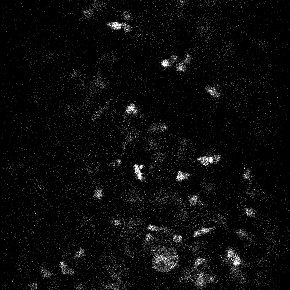
#> input picture Dutke/demerdetoiantoine/img2/FDG82336_2021122_TMS_940nm_D7_controlSTIMO-2_stim1Hz.czi - C=10000.jpg, 290 x 290 px, found by its file name
$ jupyter execute --allow-errors image_yolo.ipynb   (shell and % lines are left out)
#> lines starting #> are read from the running program, lines starting #| are printed output that depends on the picture
# Config

[cell 1]
from google.colab import drive
#> (the rest of this cell did not finish here and is left out)

[cell 2]
import numpy as np
import cv2
from google.colab.patches import cv2_imshow
from os import listdir
from os.path import isfile, join
import glob

[cell 3]
ROOT_COLAB = '/content/drive/MyDrive/Colab Notebooks/cell_detection_AI/darknet'
YOLO_CONFIG = ROOT_COLAB + '/doc_data/'
COCO_LABELS_FILE = YOLO_CONFIG + 'document.names' # a file with the label the AI has to evaluate
YOLO_CONFIG_FILE = YOLO_CONFIG + 'yolov4_custom.cfg' # a config file for the darknet network
YOLO_WEIGHTS_FILE = YOLO_CONFIG + 'yolov4_custom_best.weights' # the weights file obtained after the training of the AI
LABELS_FROM_FILE = False
TEST_DIRECTORY = 'test/' # the directory for the videos used for A.I. testing after training

VIDEO_DIRECTORY = 'video_test' # the directory with the frames of the video (in a jpg or png format) you need to evaluate

IMAGE_FILE = 'FDG82336_2021122_TMS_940nm_D7_controlSTIMO-2_stim1Hz.czi - C=10000' # the name of the frame you want to evaluate
EXTENSION = '.jpg' # the extension of the frame format (either .jpg or .png)

IMAGE = cv2.imread(YOLO_CONFIG + TEST_DIRECTORY + IMAGE_FILE + EXTENSION)
#> IMAGE is the input picture: shape (290, 290, 3); min 0, max 255, mean 11.1
CONFIDENCE_MIN = 0.5

# IMAGE

# Resize de l'image

[cell 4]
# Little function to resize in keeping the format ratio
# Cf. https://stackoverflow.com/questions/35180764/opencv-python-image-too-big-to-display
def ResizeWithAspectRatio(image, width=None, height=None, inter=cv2.INTER_AREA):
#> called with width = 700, inter = 3
    dim = None
    image = image.copy()
    (h, w) = image.shape[:2]
#> h = 290; w = 290
    if width is None and height is None:
        return image
    if width is None:
        r = height / float(h)
        dim = (int(w * r), height)
    else:
        r = width / float(w)
#> r = 2.41
        dim = (width, int(h * r))
#> dim = (700, 700)
    return cv2.resize(image, dim, interpolation=inter)
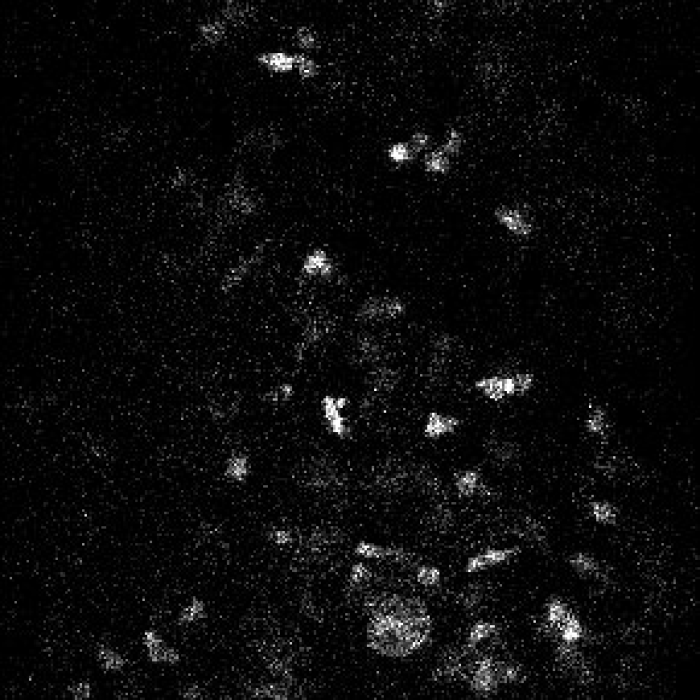
#> returned value: shape (700, 700, 3); min 0, max 255, mean 11.1

cv2_imshow(ResizeWithAspectRatio(IMAGE, width=700))

# Prepare YOLO

[cell 5]
(H, W) = IMAGE.shape[:2]
#> H = 290; W = 290
(H, W)
#> Out = (290, 290)

[cell 6]
with open(COCO_LABELS_FILE, 'rt') as f:
#> (reads doc_data/document.names from the repository)
    labels = f.read().rstrip('\n').split('\n')
len(labels)

[cell 7]
np.random.seed(45)
BOX_COLORS = np.random.randint(0, 255, size=(len(labels), 3), dtype="uint8")

#> (a cell that did not finish here is left out)

#> (a cell that did not finish here is left out)

[cell 10]
blobimage = cv2.dnn.blobFromImage(IMAGE, 1 / 255.0, (416, 416), swapRB=True, crop=False)

#> (a cell that did not finish here is left out)

# Apply YOLO

#> (a cell that did not finish here is left out)

[cell 13]
boxes_detected = []
confidences_scores = []
labels_detected = []

#> (a cell that did not finish here is left out)

[cell 15]
nb_results = len(boxes_detected)
nb_results

[cell 16]
# labels_detected

[cell 17]
label_names = [labels[i] for i in labels_detected]
# label_names

[cell 18]
# confidences_scores

[cell 19]
# boxes_detected

# Apply NMS Algorithm

[cell 20]
final_boxes = cv2.dnn.NMSBoxes(boxes_detected, confidences_scores, 0.5, 0.5)

[cell 21]
# final_boxes

[cell 22]
image = IMAGE.copy()
results =[]
# loop through the final set of detections remaining after NMS and draw bounding box and write text
for max_valueid in final_boxes:
  max_class_id = max_valueid[0]

  # extract the bounding box coordinates
  (x, y) = (boxes_detected[max_class_id][0], boxes_detected[max_class_id][1])
  (w, h) = (boxes_detected[max_class_id][2], boxes_detected[max_class_id][3])
  results.append([x, y, w, h])

  # draw a bounding box rectangle and label on the image
  color = [int(c) for c in BOX_COLORS[labels_detected[max_class_id]]]
  cv2.rectangle(image, (x, y), (x + w, y + h), color, 1)

  score = str(round(float(confidences_scores[max_class_id]) * 100, 1)) + "%"
  text = "{}: {}".format(labels[labels_detected[max_class_id]], score)
  cv2.putText(image, text, (x, y - 5), cv2.FONT_HERSHEY_SIMPLEX, 0.5, color, 2)
#> after the loop, results = []

cv2_imshow(ResizeWithAspectRatio(image, width=700))
cv2.imwrite(ROOT_COLAB + 'output/' + '/(%s)_out.jpg' % IMAGE_FILE, image)
results
